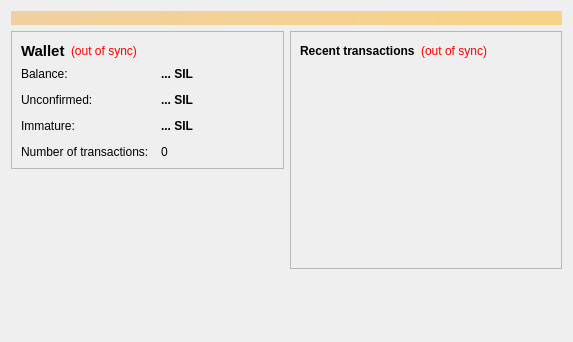
<?xml version="1.0" encoding="UTF-8"?>
<ui version="4.0">
 <class>OverviewPage</class>
 <widget class="QWidget" name="OverviewPage">
  <property name="geometry">
   <rect>
    <x>0</x>
    <y>0</y>
    <width>573</width>
    <height>342</height>
   </rect>
  </property>
  <property name="windowTitle">
   <string>Form</string>
  </property>
  <layout class="QVBoxLayout" name="topLayout">
   <item>
    <widget class="QLabel" name="labelAlerts">
     <property name="visible">
      <bool>false</bool>
     </property>
     <property name="styleSheet">
      <string notr="true">background-color: qlineargradient(x1: 0, y1: 0, x2: 1, y2: 0, stop:0 #F0D0A0, stop:1 #F8D488); color:#000000;</string>
     </property>
     <property name="wordWrap">
      <bool>true</bool>
     </property>
     <property name="margin">
      <number>3</number>
     </property>
    </widget>
   </item>
   <item>
    <layout class="QHBoxLayout" name="horizontalLayout" stretch="1,1">
     <item>
      <layout class="QVBoxLayout" name="verticalLayout_2">
       <item>
        <widget class="QFrame" name="frame">
         <property name="frameShape">
          <enum>QFrame::StyledPanel</enum>
         </property>
         <property name="frameShadow">
          <enum>QFrame::Raised</enum>
         </property>
         <layout class="QVBoxLayout" name="verticalLayout_4">
          <item>
           <layout class="QHBoxLayout" name="horizontalLayout_4">
            <item>
             <widget class="QLabel" name="label_5">
              <property name="font">
               <font>
                <pointsize>11</pointsize>
                <weight>75</weight>
                <bold>true</bold>
               </font>
              </property>
              <property name="text">
               <string>Wallet</string>
              </property>
             </widget>
            </item>
            <item>
             <widget class="QLabel" name="labelWalletStatus">
              <property name="toolTip">
               <string>The displayed information may be out of date. Your wallet automatically synchronizes with the 611 network after a connection is established, but this process has not completed yet.</string>
              </property>
              <property name="styleSheet">
               <string notr="true">QLabel { color: red; }</string>
              </property>
              <property name="text">
               <string notr="true">(out of sync)</string>
              </property>
              <property name="alignment">
               <set>Qt::AlignLeading|Qt::AlignLeft|Qt::AlignVCenter</set>
              </property>
             </widget>
            </item>
            <item>
             <spacer name="horizontalSpacer_2">
              <property name="orientation">
               <enum>Qt::Horizontal</enum>
              </property>
              <property name="sizeHint" stdset="0">
               <size>
                <width>40</width>
                <height>20</height>
               </size>
              </property>
             </spacer>
            </item>
           </layout>
          </item>
          <item>
           <layout class="QFormLayout" name="formLayout_2">
            <property name="fieldGrowthPolicy">
             <enum>QFormLayout::AllNonFixedFieldsGrow</enum>
            </property>
            <property name="horizontalSpacing">
             <number>12</number>
            </property>
            <property name="verticalSpacing">
             <number>12</number>
            </property>
            <item row="0" column="0">
             <widget class="QLabel" name="label">
              <property name="text">
               <string>Balance:</string>
              </property>
             </widget>
            </item>
            <item row="0" column="1">
             <widget class="QLabel" name="labelBalance">
              <property name="font">
               <font>
                <weight>75</weight>
                <bold>true</bold>
               </font>
              </property>
              <property name="cursor">
               <cursorShape>IBeamCursor</cursorShape>
              </property>
              <property name="toolTip">
               <string>Your current balance</string>
              </property>
              <property name="text">
               <string notr="true">... SIL</string>
              </property>
              <property name="textInteractionFlags">
               <set>Qt::LinksAccessibleByMouse|Qt::TextSelectableByKeyboard|Qt::TextSelectableByMouse</set>
              </property>
             </widget>
            </item>
            <item row="1" column="0">
             <widget class="QLabel" name="label_3">
              <property name="text">
               <string>Unconfirmed:</string>
              </property>
             </widget>
            </item>
            <item row="1" column="1">
             <widget class="QLabel" name="labelUnconfirmed">
              <property name="font">
               <font>
                <weight>75</weight>
                <bold>true</bold>
               </font>
              </property>
              <property name="cursor">
               <cursorShape>IBeamCursor</cursorShape>
              </property>
              <property name="toolTip">
               <string>Total of transactions that have yet to be confirmed, and do not yet count toward the current balance</string>
              </property>
              <property name="text">
               <string notr="true">... SIL</string>
              </property>
              <property name="textInteractionFlags">
               <set>Qt::LinksAccessibleByMouse|Qt::TextSelectableByKeyboard|Qt::TextSelectableByMouse</set>
              </property>
             </widget>
            </item>
            <item row="3" column="0">
             <widget class="QLabel" name="label_2">
              <property name="text">
               <string>Number of transactions:</string>
              </property>
             </widget>
            </item>
            <item row="3" column="1">
             <widget class="QLabel" name="labelNumTransactions">
              <property name="toolTip">
               <string>Total number of transactions in wallet</string>
              </property>
              <property name="text">
               <string notr="true">0</string>
              </property>
             </widget>
            </item>
            <item row="2" column="0">
             <widget class="QLabel" name="labelImmatureText">
              <property name="text">
               <string>Immature:</string>
              </property>
             </widget>
            </item>
            <item row="2" column="1">
             <widget class="QLabel" name="labelImmature">
              <property name="font">
               <font>
                <weight>75</weight>
                <bold>true</bold>
               </font>
              </property>
              <property name="toolTip">
               <string>Mined balance that has not yet matured</string>
              </property>
              <property name="text">
               <string notr="true">... SIL</string>
              </property>
              <property name="textInteractionFlags">
               <set>Qt::LinksAccessibleByMouse|Qt::TextSelectableByKeyboard|Qt::TextSelectableByMouse</set>
              </property>
             </widget>
            </item>
           </layout>
          </item>
         </layout>
        </widget>
       </item>
       <item>
        <spacer name="verticalSpacer">
         <property name="orientation">
          <enum>Qt::Vertical</enum>
         </property>
         <property name="sizeHint" stdset="0">
          <size>
           <width>20</width>
           <height>40</height>
          </size>
         </property>
        </spacer>
       </item>
      </layout>
     </item>
     <item>
      <layout class="QVBoxLayout" name="verticalLayout_3">
       <item>
        <widget class="QFrame" name="frame_2">
         <property name="frameShape">
          <enum>QFrame::StyledPanel</enum>
         </property>
         <property name="frameShadow">
          <enum>QFrame::Raised</enum>
         </property>
         <layout class="QVBoxLayout" name="verticalLayout">
          <item>
           <layout class="QHBoxLayout" name="horizontalLayout_2">
            <item>
             <widget class="QLabel" name="label_4">
              <property name="text">
               <string>&lt;b&gt;Recent transactions&lt;/b&gt;</string>
              </property>
             </widget>
            </item>
            <item>
             <widget class="QLabel" name="labelTransactionsStatus">
              <property name="toolTip">
               <string>The displayed information may be out of date. Your wallet automatically synchronizes with the 611 network after a connection is established, but this process has not completed yet.</string>
              </property>
              <property name="styleSheet">
               <string notr="true">QLabel { color: red; }</string>
              </property>
              <property name="text">
               <string notr="true">(out of sync)</string>
              </property>
              <property name="alignment">
               <set>Qt::AlignRight|Qt::AlignTrailing|Qt::AlignVCenter</set>
              </property>
             </widget>
            </item>
            <item>
             <spacer name="horizontalSpacer">
              <property name="orientation">
               <enum>Qt::Horizontal</enum>
              </property>
              <property name="sizeHint" stdset="0">
               <size>
                <width>40</width>
                <height>20</height>
               </size>
              </property>
             </spacer>
            </item>
           </layout>
          </item>
          <item>
           <widget class="QListView" name="listTransactions">
            <property name="styleSheet">
             <string notr="true">QListView { background: transparent; }</string>
            </property>
            <property name="frameShape">
             <enum>QFrame::NoFrame</enum>
            </property>
            <property name="verticalScrollBarPolicy">
             <enum>Qt::ScrollBarAlwaysOff</enum>
            </property>
            <property name="horizontalScrollBarPolicy">
             <enum>Qt::ScrollBarAlwaysOff</enum>
            </property>
            <property name="selectionMode">
             <enum>QAbstractItemView::NoSelection</enum>
            </property>
           </widget>
          </item>
         </layout>
        </widget>
       </item>
       <item>
        <spacer name="verticalSpacer_2">
         <property name="orientation">
          <enum>Qt::Vertical</enum>
         </property>
         <property name="sizeHint" stdset="0">
          <size>
           <width>20</width>
           <height>40</height>
          </size>
         </property>
        </spacer>
       </item>
      </layout>
     </item>
    </layout>
   </item>
  </layout>
 </widget>
 <resources/>
 <connections/>
</ui>
